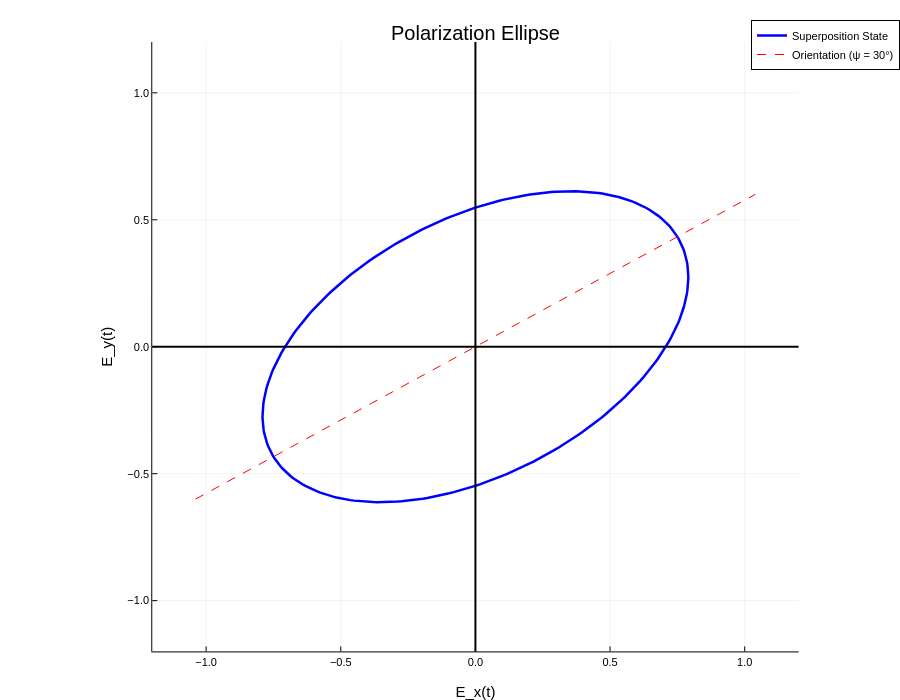

Notebook code cell kept with this figure:
### Markdown cell above
The superposition can be represented as:

$$\vec{J} = E_L \vec{J}_L + E_R \vec{J}_R$$

$$= E_L \frac{1}{\sqrt{2}}\begin{bmatrix} 1 \\ i \end{bmatrix} + E_R \frac{1}{\sqrt{2}}\begin{bmatrix} 1 \\ -i \end{bmatrix}$$

$$= E_{0,L} e^{i\delta_L} \frac{1}{\sqrt{2}}\begin{bmatrix} 1 \\ i \end{bmatrix} + E_{0,R} e^{i\delta_R} \frac{1}{\sqrt{2}}\begin{bmatrix} 1 \\ -i \end{bmatrix}$$

The orientation angle is found with:

$$\psi = \frac{1}{2}(\delta_L - \delta_R)$$

And the ellipticity angle $\chi$ can be found with:

$$\chi = \tan^{-1} \left(\frac{b}{a} \right)$$

The major axis is represented by the sum of the magnitudes while the minor axis is the difference:

$$a = E_{0,L} + E_{0,R}$$

$$b = |E_{0,L} - E_{0,R}|$$

$$\tan\chi = \frac{E_{0,L} - E_{0,R}}{E_{0,L} + E_{0,R}}$$

$$\tan\chi = \frac{1 - \frac{E_{0,R}}{E_{0,L}}}{1 + \frac{E_{0,R}}{E_{0,L}}}$$

To get it in terms of an auxilliary angle again we can do:

$$\tan(\frac{\pi}{4} - \alpha) = \frac{\tan(\frac{\pi}{4}) - \tan \alpha}{1 + \tan(\frac{\pi}{4}) \tan \alpha} = \frac{1-\tan\alpha}{1+\tan\alpha}$$

$$\tan \alpha = \frac{E_{0,R}}{E_{0,L}} = \frac{\sin \alpha}{\cos \alpha}$$

$$\chi = \frac{\pi}{4} - \alpha$$

$$\alpha = \frac{\pi}{4} - \chi$$

$$E_{0,R} = E_0 \sin(\frac{\pi}{4} - \chi)$$

$$E_{0,L} = E_0 \cos(\frac{\pi}{4} - \chi)$$

$$\vec{J} = E_0 \cos(\frac{\pi}{4} - \chi) e^{i\delta_L} \frac{1}{\sqrt{2}}\begin{bmatrix} 1 \\ i \end{bmatrix} + E_0 \sin(\frac{\pi}{4} - \chi) e^{i\delta_R} \frac{1}{\sqrt{2}}\begin{bmatrix} 1 \\ -i \end{bmatrix}$$

$$\vec{J} = E_0 \cos(\frac{\pi}{4} - \chi) e^{i(2\psi + \delta_R)} \frac{1}{\sqrt{2}}\begin{bmatrix} 1 \\ i \end{bmatrix} + E_0 \sin(\frac{\pi}{4} - \chi) e^{i(\delta_L - 2\psi)} \frac{1}{\sqrt{2}}\begin{bmatrix} 1 \\ -i \end{bmatrix}$$

Setting $\delta_R$ to zero arbitrarily as we are working in relative phases:

$$\vec{J} = E_0 \cos(\frac{\pi}{4} - \chi) e^{i2\psi} \frac{1}{\sqrt{2}}\begin{bmatrix} 1 \\ i \end{bmatrix} + E_0 \sin(\frac{\pi}{4} - \chi) \frac{1}{\sqrt{2}}\begin{bmatrix} 1 \\ -i \end{bmatrix}$$

$$\vec{J} = \frac{E_0}{\sqrt{2}} \begin{bmatrix} \cos(\frac{\pi}{4} - \chi) e^{i2\psi}  + \sin(\frac{\pi}{4} - \chi) \\ i\cos(\frac{\pi}{4} - \chi) e^{i2\psi}  - i\sin(\frac{\pi}{4} - \chi)\end{bmatrix}$$

### Code cell
using Plots
plotly()

E_0 = 1
χ = pi/6
ψ = pi/6

# J = (E_0 / sqrt(2)) * [cos((pi/4) - χ) * exp(im*2(ψ)) + sin((pi/4) - χ) ; im*cos((pi/4) - χ) * exp(im*2(ψ)) - im*sin((pi/4) - χ)]

E_x_complex = (E_0 / sqrt(2)) * (cos((pi/4) - χ) + sin((pi/4) - χ)* exp(im*2*(ψ)))  
E_y_complex = (E_0 / sqrt(2)) * (im*cos((pi/4) - χ)  - im*sin((pi/4) - χ)* exp(im*2*(ψ)))

ωt = range(0, 2π, length=300)

E_x_real = real.(E_x_complex .* exp.(-im .* ωt))
E_y_real = real.(E_y_complex .* exp.(-im .* ωt))

plot(
    E_x_real,
    E_y_real,
    label="Superposition State", 
    linewidth=2.5, 
    color=:blue,
    aspect_ratio=:equal,
    xlabel="E_x(t)",
    ylabel="E_y(t)",
    title="Polarization Ellipse",
    xlims=(-1.2, 1.2),
    ylims=(-1.2, 1.2),
    size = (900, 700),
)

plot!(
    [-1.2*cos(ψ), 1.2*cos(ψ)], 
    [-1.2*sin(ψ), 1.2*sin(ψ)], 
    label="Orientation (ψ = 30°)", 
    linestyle=:dash, 
    color=:red
)

hline!(
    [0], 
    [0], 
    label="", 
    color=:black,
    lw=2
)
vline!(
    [0], 
    [0], 
    label="", 
    color=:black,
    lw=2
)

### Figure 1 — Plotly figure (JSON) as saved in the notebook; plotly's stock layout.template omitted (floating-point values rounded to 4 significant figures; data arrays with more than 128 entries replaced by an {"elided": "..."} marker saying what was removed)
{"data": [{"colorbar": {"len": 0.9233, "title": "", "x": 0.8873, "y": 0.505}, "legendgroup": "Superposition State", "line": {"color": "rgba(0, 0, 255, 1.000)", "dash": "solid", "shape": "linear", "width": 2.5}, "mode": "lines", "name": "Superposition State", "showlegend": true, "type": "scatter", "x": {"elided": "300 float values"}, "xaxis": "x", "y": {"elided": "300 float values"}, "yaxis": "y"}, {"colorbar": {"len": 0.9233, "title": "", "x": 0.8873, "y": 0.505}, "legendgroup": "Orientation (ψ = 30°)", "line": {"color": "rgba(255, 0, 0, 1.000)", "dash": "dash", "shape": "linear", "width": 1}, "mode": "lines", "name": "Orientation (ψ = 30°)", "showlegend": true, "type": "scatter", "x": [-1.039, 1.039], "xaxis": "x", "y": [-0.6, 0.6], "yaxis": "y"}, {"colorbar": {"len": 0.9233, "title": "", "x": 0.8873, "y": 0.505}, "legendgroup": "", "line": {"color": "rgba(0, 0, 0, 1.000)", "dash": "solid", "shape": "linear", "width": 2}, "mode": "lines", "name": "", "showlegend": false, "type": "scatter", "x": [-241.2, 241.2], "xaxis": "x", "y": [0, 0], "yaxis": "y"}, {"colorbar": {"len": 0.9233, "title": "", "x": 0.8873, "y": 0.505}, "legendgroup": "", "line": {"color": "rgba(0, 0, 0, 1.000)", "dash": "solid", "shape": "linear", "width": 2}, "mode": "lines", "name": "", "showlegend": false, "type": "scatter", "x": [0, 0], "xaxis": "x", "y": [-241.2, 241.2], "yaxis": "y"}], "layout": {"annotations": [{"font": {"color": "rgba(0, 0, 0, 1.000)", "family": "sans-serif", "size": 20}, "rotation": 0, "showarrow": false, "text": "Polarization Ellipse", "x": 0.5282, "xanchor": "center", "xref": "paper", "y": 1, "yanchor": "top", "yref": "paper"}], "height": 700, "legend": {"bgcolor": "rgba(255, 255, 255, 1.000)", "bordercolor": "rgba(0, 0, 0, 1.000)", "borderwidth": 1, "font": {"color": "rgba(0, 0, 0, 1.000)", "family": "sans-serif", "size": 11}, "title": {"font": {"color": "rgba(0, 0, 0, 1.000)", "family": "sans-serif", "size": 15}, "text": ""}, "tracegroupgap": 0, "traceorder": "normal", "x": 1, "xanchor": "auto", "y": 1, "yanchor": "auto"}, "margin": {"b": 20, "l": 0, "r": 0, "t": 20}, "paper_bgcolor": "rgba(255, 255, 255, 1.000)", "plot_bgcolor": "rgba(255, 255, 255, 1.000)", "showlegend": true, "width": 900, "xaxis": {"anchor": "y", "domain": [0.1692, 0.8873], "gridcolor": "rgba(0, 0, 0, 0.100)", "gridwidth": 0.5, "linecolor": "rgba(0, 0, 0, 1.000)", "mirror": false, "range": [-1.2, 1.2], "showgrid": true, "showline": true, "showticklabels": true, "tickangle": 0, "tickcolor": "rgb(0, 0, 0)", "tickfont": {"color": "rgba(0, 0, 0, 1.000)", "family": "sans-serif", "size": 11}, "tickmode": "array", "ticks": "inside", "ticktext": ["−1.0", "−0.5", "0.0", "0.5", "1.0"], "tickvals": [-1, -0.5, 0, 0.5, 1], "title": "E_x(t)", "titlefont": {"color": "rgba(0, 0, 0, 1.000)", "family": "sans-serif", "size": 15}, "type": "-", "visible": true, "zeroline": false, "zerolinecolor": "rgba(0, 0, 0, 1.000)"}, "yaxis": {"anchor": "x", "domain": [0.04332, 0.9666], "gridcolor": "rgba(0, 0, 0, 0.100)", "gridwidth": 0.5, "linecolor": "rgba(0, 0, 0, 1.000)", "mirror": false, "range": [-1.2, 1.2], "showgrid": true, "showline": true, "showticklabels": true, "tickangle": 0, "tickcolor": "rgb(0, 0, 0)", "tickfont": {"color": "rgba(0, 0, 0, 1.000)", "family": "sans-serif", "size": 11}, "tickmode": "array", "ticks": "inside", "ticktext": ["−1.0", "−0.5", "0.0", "0.5", "1.0"], "tickvals": [-1, -0.5, 0, 0.5, 1], "title": "E_y(t)", "titlefont": {"color": "rgba(0, 0, 0, 1.000)", "family": "sans-serif", "size": 15}, "type": "-", "visible": true, "zeroline": false, "zerolinecolor": "rgba(0, 0, 0, 1.000)"}}}
